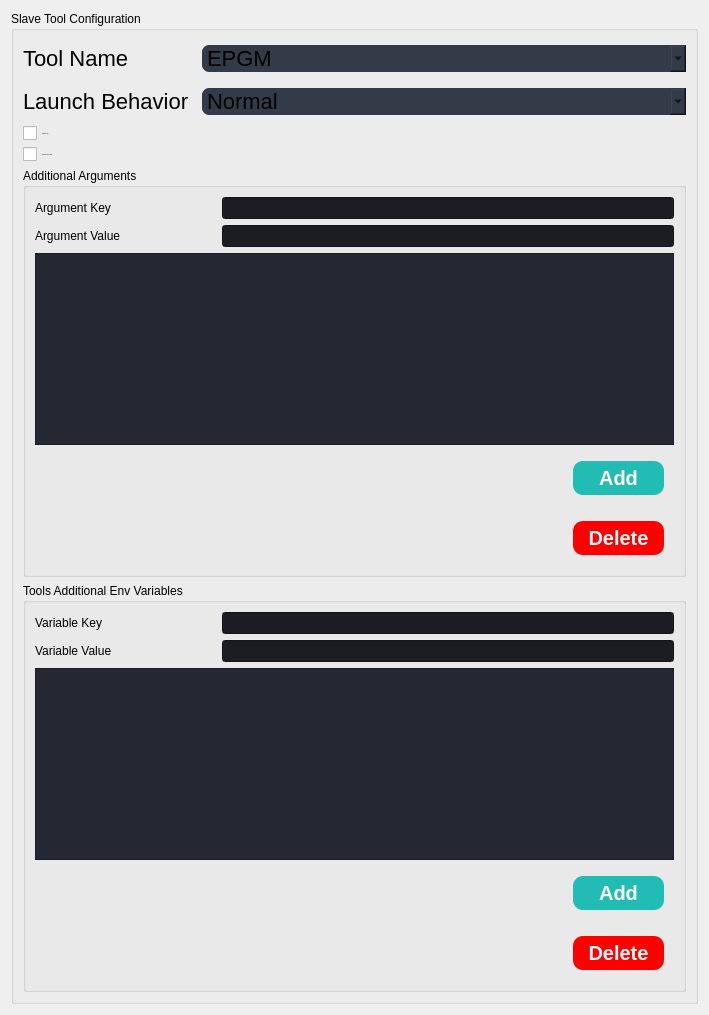
             <widget class="QWidget" name="Slavewidget" native="true">
              <layout class="QVBoxLayout" name="verticalLayout_2">
               <item>
                <widget class="QGroupBox" name="ToolConfigGroupBox_2">
                 <property name="styleSheet">
                  <string notr="true">QPushButton {
	border: 0px solid rgb(52, 59, 72);
	color: rgb(255, 255, 255);
	border-radius: 10px;
    background-color:#1b1d23;
	color: rgb(255, 255, 255);
	margin:10px;
	padding:5px;
font:bold 20px;
}
QPushButton:hover {
	background-color: rgb(57, 65, 80);
	border: 5px solid transparent;
}
QPushButton:pressed {
	background-color: rgb(35, 40, 49);
	border: 7px solid transparent;
}
QPushButton:disabled {
	background-color: rgb(102, 109, 122);
	color: rgb(168, 168, 168);
}</string>
                 </property>
                 <property name="title">
                  <string>Slave Tool Configuration</string>
                 </property>
                 <layout class="QGridLayout" name="gridLayout_6">
                  <item row="4" column="0">
                   <widget class="QGroupBox" name="AdditionalArgGroupBox_2">
                    <property name="title">
                     <string>Additional Arguments</string>
                    </property>
                    <layout class="QGridLayout" name="gridLayout_7">
                     <item row="0" column="0" colspan="2">
                      <layout class="QHBoxLayout" name="ArgName_Hlayout_2">
                       <item>
                        <widget class="QLabel" name="ArgName_label_2">
                         <property name="sizePolicy">
                          <sizepolicy hsizetype="Preferred" vsizetype="Preferred">
                           <horstretch>8</horstretch>
                           <verstretch>0</verstretch>
                          </sizepolicy>
                         </property>
                         <property name="text">
                          <string>Argument Key</string>
                         </property>
                        </widget>
                       </item>
                       <item>
                        <widget class="QLineEdit" name="ArgName_HSpacer_mid_lineEdit_2">
                         <property name="sizePolicy">
                          <sizepolicy hsizetype="Expanding" vsizetype="Fixed">
                           <horstretch>20</horstretch>
                           <verstretch>0</verstretch>
                          </sizepolicy>
                         </property>
                         <property name="styleSheet">
                          <string notr="true">background-color: #1b1d23;
</string>
                         </property>
                        </widget>
                       </item>
                      </layout>
                     </item>
                     <item row="3" column="0" rowspan="2" colspan="2">
                      <layout class="QHBoxLayout" name="AddArgLayout_2">
                       <item>
                        <spacer name="AddArgSpacer_2">
                         <property name="orientation">
                          <enum>Qt::Horizontal</enum>
                         </property>
                         <property name="sizeHint" stdset="0">
                          <size>
                           <width>528</width>
                           <height>20</height>
                          </size>
                         </property>
                        </spacer>
                       </item>
                       <item>
                        <widget class="QPushButton" name="AddArgButton_2">
                         <property name="minimumSize">
                          <size>
                           <width>111</width>
                           <height>54</height>
                          </size>
                         </property>
                         <property name="styleSheet">
                          <string notr="true">	background-color: rgb(33, 188, 180);
</string>
                         </property>
                         <property name="text">
                          <string>Add</string>
                         </property>
                        </widget>
                       </item>
                      </layout>
                     </item>
                     <item row="2" column="0" colspan="2">
                      <widget class="QTextBrowser" name="AdditionalArg_2">
                       <property name="styleSheet">
                        <string notr="true">background-color:#252832;</string>
                       </property>
                      </widget>
                     </item>
                     <item row="1" column="0" colspan="2">
                      <layout class="QHBoxLayout" name="ArgValue_Hlayout_2">
                       <item>
                        <widget class="QLabel" name="ArgValue_label_2">
                         <property name="sizePolicy">
                          <sizepolicy hsizetype="Preferred" vsizetype="Preferred">
                           <horstretch>8</horstretch>
                           <verstretch>0</verstretch>
                          </sizepolicy>
                         </property>
                         <property name="text">
                          <string>Argument Value</string>
                         </property>
                        </widget>
                       </item>
                       <item>
                        <widget class="QLineEdit" name="ArgValue_lineEdit_2">
                         <property name="sizePolicy">
                          <sizepolicy hsizetype="Expanding" vsizetype="Fixed">
                           <horstretch>20</horstretch>
                           <verstretch>0</verstretch>
                          </sizepolicy>
                         </property>
                         <property name="styleSheet">
                          <string notr="true">background-color: #1b1d23;
</string>
                         </property>
                        </widget>
                       </item>
                      </layout>
                     </item>
                     <item row="5" column="0" colspan="2">
                      <layout class="QHBoxLayout" name="DeleteArgLayout_slave">
                       <item>
                        <spacer name="DeleteArgSpacer_slave">
                         <property name="orientation">
                          <enum>Qt::Horizontal</enum>
                         </property>
                         <property name="sizeHint" stdset="0">
                          <size>
                           <width>528</width>
                           <height>20</height>
                          </size>
                         </property>
                        </spacer>
                       </item>
                       <item>
                        <widget class="QPushButton" name="DeleteArgButton_slave">
                         <property name="minimumSize">
                          <size>
                           <width>111</width>
                           <height>54</height>
                          </size>
                         </property>
                         <property name="styleSheet">
                          <string notr="true">	background-color: red;
</string>
                         </property>
                         <property name="text">
                          <string>Delete</string>
                         </property>
                        </widget>
                       </item>
                      </layout>
                     </item>
                    </layout>
                   </widget>
                  </item>
                  <item row="5" column="0">
                   <widget class="QGroupBox" name="AdditionalArg_groupBox_2">
                    <property name="title">
                     <string>Tools Additional Env Variables</string>
                    </property>
                    <layout class="QGridLayout" name="gridLayout_8">
                     <item row="0" column="0">
                      <layout class="QHBoxLayout" name="EnvVarName_Hlayout_2">
                       <item>
                        <widget class="QLabel" name="EnvVarName_label_2">
                         <property name="sizePolicy">
                          <sizepolicy hsizetype="Preferred" vsizetype="Preferred">
                           <horstretch>8</horstretch>
                           <verstretch>0</verstretch>
                          </sizepolicy>
                         </property>
                         <property name="text">
                          <string>Variable Key</string>
                         </property>
                        </widget>
                       </item>
                       <item>
                        <widget class="QLineEdit" name="EnvVarName_HSpacer_mid_lineEdit_2">
                         <property name="sizePolicy">
                          <sizepolicy hsizetype="Expanding" vsizetype="Fixed">
                           <horstretch>20</horstretch>
                           <verstretch>0</verstretch>
                          </sizepolicy>
                         </property>
                         <property name="styleSheet">
                          <string notr="true">background-color: #1b1d23;
</string>
                         </property>
                        </widget>
                       </item>
                      </layout>
                     </item>
                     <item row="1" column="0">
                      <layout class="QHBoxLayout" name="EnvVarValue_Hlayout_2">
                       <item>
                        <widget class="QLabel" name="EnvVarValue_label_2">
                         <property name="sizePolicy">
                          <sizepolicy hsizetype="Preferred" vsizetype="Preferred">
                           <horstretch>8</horstretch>
                           <verstretch>0</verstretch>
                          </sizepolicy>
                         </property>
                         <property name="text">
                          <string>Variable Value</string>
                         </property>
                        </widget>
                       </item>
                       <item>
                        <widget class="QLineEdit" name="EnvVarValue_lineEdit_2">
                         <property name="sizePolicy">
                          <sizepolicy hsizetype="Expanding" vsizetype="Fixed">
                           <horstretch>20</horstretch>
                           <verstretch>0</verstretch>
                          </sizepolicy>
                         </property>
                         <property name="styleSheet">
                          <string notr="true">background-color: #1b1d23;
</string>
                         </property>
                        </widget>
                       </item>
                      </layout>
                     </item>
                     <item row="2" column="0">
                      <widget class="QTextBrowser" name="ToolAdditionalEnvValues_2">
                       <property name="styleSheet">
                        <string notr="true">background-color:#252832;</string>
                       </property>
                      </widget>
                     </item>
                     <item row="3" column="0">
                      <layout class="QHBoxLayout" name="AddEnvLayout_2">
                       <item>
                        <spacer name="AddEnvSpacer_2">
                         <property name="orientation">
                          <enum>Qt::Horizontal</enum>
                         </property>
                         <property name="sizeHint" stdset="0">
                          <size>
                           <width>528</width>
                           <height>20</height>
                          </size>
                         </property>
                        </spacer>
                       </item>
                       <item>
                        <widget class="QPushButton" name="AddEnv_2">
                         <property name="minimumSize">
                          <size>
                           <width>111</width>
                           <height>54</height>
                          </size>
                         </property>
                         <property name="styleSheet">
                          <string notr="true">	background-color: rgb(33, 188, 180);
</string>
                         </property>
                         <property name="text">
                          <string>Add</string>
                         </property>
                        </widget>
                       </item>
                      </layout>
                     </item>
                     <item row="4" column="0">
                      <layout class="QHBoxLayout" name="DeleteEnvLayout_slave">
                       <item>
                        <spacer name="DeleteEnvSpacer_slave">
                         <property name="orientation">
                          <enum>Qt::Horizontal</enum>
                         </property>
                         <property name="sizeHint" stdset="0">
                          <size>
                           <width>528</width>
                           <height>20</height>
                          </size>
                         </property>
                        </spacer>
                       </item>
                       <item>
                        <widget class="QPushButton" name="DeleteEnvButton_slave">
                         <property name="minimumSize">
                          <size>
                           <width>111</width>
                           <height>54</height>
                          </size>
                         </property>
                         <property name="styleSheet">
                          <string notr="true">	background-color: red;
</string>
                         </property>
                         <property name="text">
                          <string>Delete</string>
                         </property>
                        </widget>
                       </item>
                      </layout>
                     </item>
                    </layout>
                   </widget>
                  </item>
                  <item row="0" column="0">
                   <layout class="QHBoxLayout" name="ToolName_Hlayout_2">
                    <property name="topMargin">
                     <number>5</number>
                    </property>
                    <property name="bottomMargin">
                     <number>5</number>
                    </property>
                    <item>
                     <widget class="QLabel" name="ToolName_label_2">
                      <property name="sizePolicy">
                       <sizepolicy hsizetype="Preferred" vsizetype="Preferred">
                        <horstretch>20</horstretch>
                        <verstretch>0</verstretch>
                       </sizepolicy>
                      </property>
                      <property name="styleSheet">
                       <string notr="true">font-size:22px;
font:normal</string>
                      </property>
                      <property name="text">
                       <string>Tool Name</string>
                      </property>
                     </widget>
                    </item>
                    <item>
                     <widget class="QComboBox" name="ToolName_comboBox_2">
                      <property name="sizePolicy">
                       <sizepolicy hsizetype="Preferred" vsizetype="Expanding">
                        <horstretch>56</horstretch>
                        <verstretch>15</verstretch>
                       </sizepolicy>
                      </property>
                      <property name="autoFillBackground">
                       <bool>false</bool>
                      </property>
                      <property name="styleSheet">
                       <string notr="true">background-color:#343b48;
font:normal;
font-size:22px;
border-radius:7px;</string>
                      </property>
                      <item>
                       <property name="text">
                        <string>EPGM</string>
                       </property>
                      </item>
                      <item>
                       <property name="text">
                        <string>Controller</string>
                       </property>
                      </item>
                     </widget>
                    </item>
                   </layout>
                  </item>
                  <item row="1" column="0">
                   <layout class="QHBoxLayout" name="ToolLaunch_Hlayout_2">
                    <property name="topMargin">
                     <number>5</number>
                    </property>
                    <property name="bottomMargin">
                     <number>5</number>
                    </property>
                    <item>
                     <widget class="QLabel" name="ToolLaunch_label_2">
                      <property name="sizePolicy">
                       <sizepolicy hsizetype="Preferred" vsizetype="Preferred">
                        <horstretch>20</horstretch>
                        <verstretch>0</verstretch>
                       </sizepolicy>
                      </property>
                      <property name="styleSheet">
                       <string notr="true">font-size:22px;
font:normal</string>
                      </property>
                      <property name="text">
                       <string>Launch Behavior</string>
                      </property>
                     </widget>
                    </item>
                    <item>
                     <widget class="QComboBox" name="ToolLaunch_comboBox_2">
                      <property name="sizePolicy">
                       <sizepolicy hsizetype="Preferred" vsizetype="Expanding">
                        <horstretch>56</horstretch>
                        <verstretch>15</verstretch>
                       </sizepolicy>
                      </property>
                      <property name="autoFillBackground">
                       <bool>false</bool>
                      </property>
                      <property name="styleSheet">
                       <string notr="true">background-color:#343b48;
font:normal;
font-size:22px;
border-radius:7px;</string>
                      </property>
                      <item>
                       <property name="text">
                        <string>Normal</string>
                       </property>
                      </item>
                      <item>
                       <property name="text">
                        <string>GDB_Catch</string>
                       </property>
                      </item>
                      <item>
                       <property name="text">
                        <string>GDB_Run</string>
                       </property>
                      </item>
                     </widget>
                    </item>
                   </layout>
                  </item>
                  <item row="3" column="0">
                   <widget class="QCheckBox" name="TerminateTool_checkBox_2">
                    <property name="font">
                     <font>
                      <pointsize>-1</pointsize>
                      <weight>50</weight>
                      <italic>false</italic>
                      <bold>false</bold>
                     </font>
                    </property>
                    <property name="text">
                     <string>Terminate Tool on Error</string>
                    </property>
                   </widget>
                  </item>
                  <item row="2" column="0">
                   <widget class="QCheckBox" name="TerminateOnErr_checkBox_2">
                    <property name="font">
                     <font>
                      <pointsize>-1</pointsize>
                      <weight>50</weight>
                      <italic>false</italic>
                      <bold>false</bold>
                     </font>
                    </property>
                    <property name="text">
                     <string>Terminate Tool</string>
                    </property>
                   </widget>
                  </item>
                 </layout>
                </widget>
               </item>
              </layout>
             </widget>
